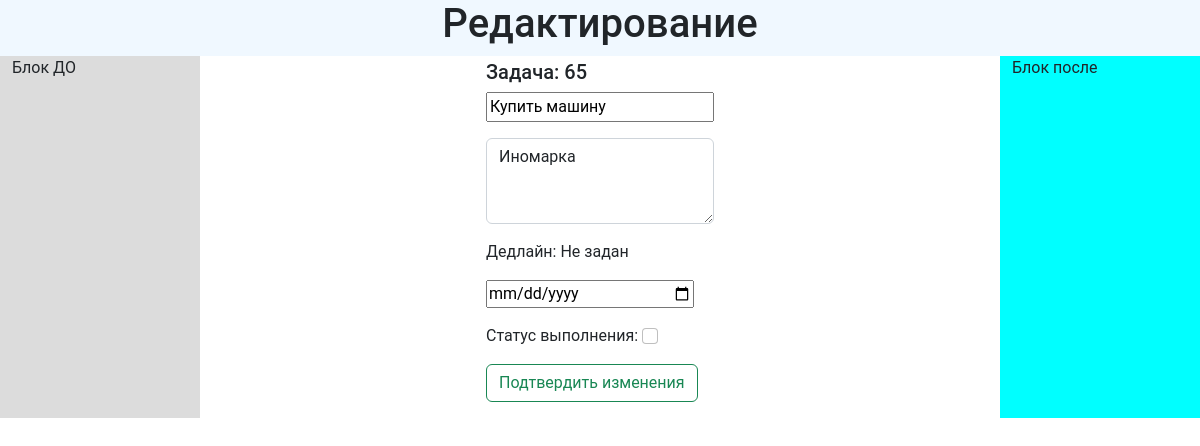
/edit/65/, run on the app's committed database.
### mysite/models.py (models this page shows, shortened)
class ToDo(models.Model):
    title = models.CharField('Название задания', max_length=500)
    is_complete = models.BooleanField('Завершено', default=False)
    description = models.TextField(null=True)
    created = models.DateTimeField(verbose_name='Время создания', default=datetime.datetime.now())
    deadline = models.DateField(null=True)
    class Meta:
        verbose_name = 'Задание'
        verbose_name_plural = 'Задания'

### mysite/views.py (the view)
# urls.py: path('edit/<int:todo_id>/', views.edit, name='edit'),
def edit(request, todo_id):
    todos = ToDo.objects.get(id=todo_id)
    context = {'todos': todos, 'title': 'Редактирование'}
    return render(request, 'mysite/edit.html', context)

### templates/mysite/edit.html (shortened to what this page needs)
{% extends 'mysite/layout.html' %}
{% block content %}
    <div class="container-fluid">
        <div class="row">
            <div style="background: aliceblue" class="col-md-12 col-xl-12">
                <h1 class="text-center">Редактирование</h1>
            </div>
        </div>
    </div>
    <div class="container-fluid">
        <div class="row mb-3">
            <div style="background: gainsboro" class="col-sm-2 col-md-2 col-xl-2">Блок ДО</div>
            <div  class="col-xl-8 col-md-8 col-sm-8 d-flex justify-content-center" >
                <form action="{% url 'update' todo_id=todos.id %}" method="post">
                    <label class="h5 mt-1">Задача: {{ todos.id }}</label>
                    <div class="mb-3">
                        <input type="text"  name="title" value="{{ todos.title }}">
                    </div>
                    <div class="mb-3">
                        <textarea class="form-control" rows="3"   name="description" >{{ todos.description }}</textarea>
                    </div>
                    <div class="mb-3">
                        {% if todos.deadline == None %}
                            <p>Дедлайн: Не задан</p>
                        {% else %}
                            <p>Дедлайн: {{ todos.deadline|date:"d.m.Y" }}</p>
                        {% endif %}
                    </div>
                    <div class="mb-3">
                        <input style="min-width: 13rem" type="date" name="deadline" value="{{todos.deadline}}">
                    </div>
                    <div class="mb-3">
                        {% if todos.is_complete == True %}
                            <label>Статус выполнения:</label><input class="form-check-input" type="checkbox"  name="is_complete" value="{{ todos.is_complete }}" checked>
                        {% else %}
                           <label>Статус выполнения:</label> <input class="form-check-input" type="checkbox"  name="is_complete" value="{{ todos.is_complete }}">
                        {% endif %}
                    </div>
                    <button style="min-width: 13rem" class="btn btn-outline-success mb-3" type="submit" >Подтвердить изменения</button>
                </form>
            </div>
            <div style="background: aqua" class="col-sm-2 col-md-2 col-xl-2">Блок после</div>
        </div>
    </div>
{% endblock content %}

### data on the page
ToDo: id "65", title "Купить машину", description "Иномарка"
